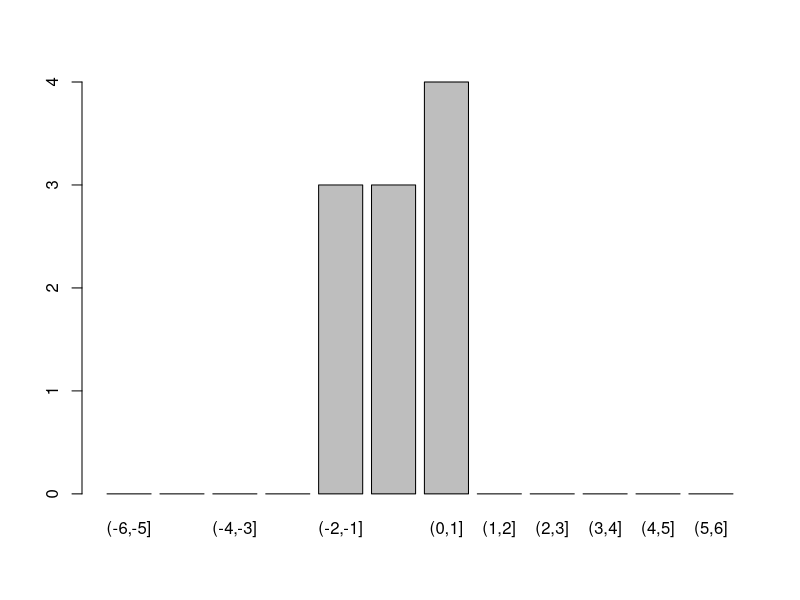
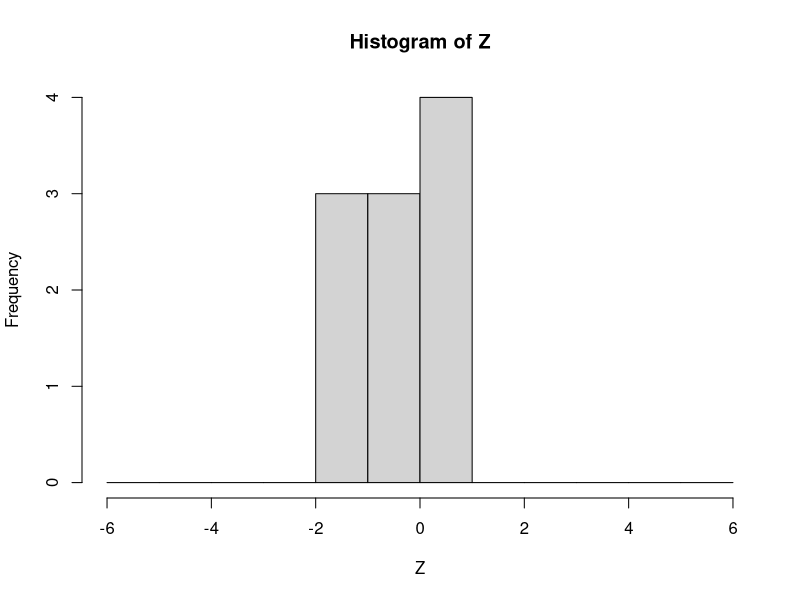

Write the R code that produced these figures, in order.
## ---- chunk 1
Pkgs <- sapply(list.files(R.home("library")), function(x)
  packageDescription(pkg = x, fields = "Priority"))
names(Pkgs[Pkgs == "base" & !is.na(Pkgs)])
## ---- chunk 2
names(Pkgs[Pkgs == "recommended" & !is.na(Pkgs)])
## ---- chunk 3
library(magrittr) # 提供管道操作 %>%
## ---- chunk 4
str(iris)
## ---- chunk 5
head(iris, 5)
tail(iris, 5)
## ---- chunk 6
class(iris)
mode(iris)
typeof(iris)
## ---- chunk 7
object.size(iris)
object.size(letters)
object.size(ls)
format(object.size(library), units = "auto")
## ---- chunk 8
str(Indometh)
summary(Indometh)
## ---- chunk 9
wide <- reshape(Indometh,
  v.names = "conc", idvar = "Subject",
  timevar = "time", direction = "wide"
)
wide[, 1:6]
## ---- chunk 10
transform(iris, scale.sl = (max(Sepal.Length) - Sepal.Length) / (max(Sepal.Length) - min(Sepal.Length))) %>% head(5)
## ---- chunk 11
subset(iris, Species == "virginica") %>% head(5)
# summary(iris$Sepal.Length)  mean(iris$Sepal.Length)
# 且的逻辑
# subset(iris, Species == "virginica" & Sepal.Length > 5.84333) %>% head(5)
subset(iris, Species == "virginica" &
  Sepal.Length > mean(Sepal.Length)) %>% head(5)
# 在行的子集范围内
subset(iris, Species %in% c("virginica", "versicolor") &
  Sepal.Length > mean(Sepal.Length)) %>% head(5)
# 在列的子集内 先选中列
subset(iris, Sepal.Length > mean(Sepal.Length),
  select = c("Sepal.Length", "Species")
) %>% head(5)
## ---- chunk 12
## sometimes requiring a logical 'subset' argument is a nuisance
nm <- rownames(state.x77)
start_with_M <- nm %in% grep("^M", nm, value = TRUE)
subset(state.x77, start_with_M, Illiteracy:Murder)
# 简化
# subset(state.x77, subset = grepl("^M", rownames(state.x77)), select = Illiteracy:Murder)
# 继续简化
subset(state.x77, grepl("^M", rownames(state.x77)), Illiteracy:Murder)
## ---- chunk 13
iris[iris$Species == "virginica", ] %>% head(5)
iris[iris$Species == "virginica" &
  iris$Sepal.Length > mean(iris$Sepal.Length), ] %>% head(5)

iris[
  iris$Species == "virginica" &
    iris$Sepal.Length > mean(iris$Sepal.Length),
  c("Sepal.Length", "Species")
] %>% head(5)
## ---- chunk 14
# 对萼片的长度排序
iris[order(iris$Species, iris$Sepal.Length), ] %>% head(5)
# 对花瓣的长度排序
iris[order(iris$Species, iris$Petal.Length), ] %>% head(5)
# 先对花瓣的宽度排序，再对花瓣的长度排序
iris[order(iris$Petal.Width, iris$Petal.Length), ] %>% head(5)
## ---- chunk 15
## Notice that assignment form is not used since a variable is being added
g <- airquality$Month
l <- split(airquality, g) # 分组
l <- lapply(l, transform, Oz.Z = scale(Ozone)) # 计算
aq2 <- unsplit(l, g) # 合并
head(aq2)
## ---- chunk 16
with(aq2, tapply(Oz.Z, Month, sd, na.rm = TRUE))
## ---- chunk 17
g <- iris$Species
l <- split(iris, g) # 分组
l <- lapply(l, transform, scale.sl = scale(Sepal.Length)) # 计算
unsplit(l, g) %>% head(5) # 合并
## ---- chunk 18
set.seed(2019)
Z <- stats::rnorm(10)
cut(Z, breaks = -6:6)
# labels = FALSE 返回每个数所落的区间位置
cut(Z, breaks = -6:6, labels = FALSE)
## ---- chunk 19
cut(Z, breaks = 3, dig.lab = 4, ordered = TRUE)
## ---- chunk 20
# 条形图
plot(cut(Z, breaks = -6:6))
# 直方图
hist(Z, breaks = -6:6)
## ---- chunk 21
labs <- levels(cut(Z, 3))
labs
## ---- chunk 22
cbind(
  lower = as.numeric(sub("\\((.+),.*", "\\1", labs)),
  upper = as.numeric(sub("[^,]*,([^]]*)\\]", "\\1", labs))
)
## ---- chunk 23
authors <- data.frame(
  ## I(*) : use character columns of names to get sensible sort order
  surname = I(c("Tukey", "Venables", "Tierney", "Ripley", "McNeil")),
  nationality = c("US", "Australia", "US", "UK", "Australia"),
  deceased = c("yes", rep("no", 4))
)
authorN <- within(authors, {
  name <- surname
  rm(surname)
})
books <- data.frame(
  name = I(c(
    "Tukey", "Venables", "Tierney",
    "Ripley", "Ripley", "McNeil", "R Core"
  )),
  title = c(
    "Exploratory Data Analysis",
    "Modern Applied Statistics ...",
    "LISP-STAT",
    "Spatial Statistics", "Stochastic Simulation",
    "Interactive Data Analysis",
    "An Introduction to R"
  ),
  other.author = c(
    NA, "Ripley", NA, NA, NA, NA,
    "Venables & Smith"
  )
)

authors
authorN
books
## ---- chunk 24
merge(authorN, books)
## ---- chunk 25
merge(authors, books, by.x = "surname", by.y = "name")
## ---- chunk 26
merge(books, authors, by.x = "name", by.y = "surname")
## ---- chunk 27
apropos("apply")
## ---- chunk 28
# 分组求和 colSums colMeans max
unique(iris$Species)
# 分类求和
# colSums(iris[iris$Species == "setosa", -5])
# colSums(iris[iris$Species == "virginica", -5])
colSums(iris[iris$Species == "versicolor", -5])
# apply(iris[iris$Species == "setosa", -5], 2, sum)
# apply(iris[iris$Species == "setosa", -5], 2, mean)
# apply(iris[iris$Species == "setosa", -5], 2, min)
# apply(iris[iris$Species == "setosa", -5], 2, max)
apply(iris[iris$Species == "setosa", -5], 2, quantile)
## ---- chunk 29
# 按分类变量 Species 分组求和
# aggregate(subset(iris, select = -Species), by = list(iris[, "Species"]), FUN = sum)
aggregate(iris[, -5], list(iris[, 5]), sum)
# 先确定位置，假设有很多分类变量
ind <- which("Species" == colnames(iris))
# 分组统计
aggregate(iris[, -ind], list(iris[, ind]), sum)
## ---- chunk 30
aggregate(Sepal.Length ~ Species, data = iris, mean)
## ---- chunk 31
tapply(iris$Sepal.Length, list(iris$Species), mean)
by(iris$Sepal.Length, iris$Species, mean)
## ---- chunk 32
aggregate(. ~ Species, data = iris, mean)
## ---- chunk 33
aggregate(Sepal.Length + Sepal.Width ~ Species, data = iris, mean)
## ---- chunk 34
# 查看数据
str(ChickWeight)
## ---- chunk 35
# head(ChickWeight)
ChickWeight
## ---- chunk 36
aggregate(weight ~ Chick, data = ChickWeight, mean)
aggregate(weight ~ Diet, data = ChickWeight, mean)
## ---- chunk 37
# 查看数据集
head(CO2)
str(CO2)
## ---- chunk 38
aggregate(uptake ~ Plant, data = CO2, mean)
aggregate(uptake ~ Type, data = CO2, mean)
aggregate(uptake ~ Treatment, data = CO2, mean)
## ---- chunk 39
aggregate(uptake ~ Type + Treatment, data = CO2, mean)
tapply(CO2$uptake, list(CO2$Type, CO2$Treatment), mean)
by(CO2$uptake, list(CO2$Type, CO2$Treatment), mean)
## ---- chunk 40
# 分组求和
# by(iris[, 1], INDICES = list(iris$Species), FUN = sum)
# by(iris[, 2], INDICES = list(iris$Species), FUN = sum)
by(iris[, 3], INDICES = list(iris$Species), FUN = sum)
by(iris[1:3], INDICES = list(iris$Species), FUN = sum)
by(iris[1:3], INDICES = list(iris$Species), FUN = summary)
by(iris, INDICES = list(iris$Species), FUN = summary)
## ---- chunk 41
str(warpbreaks)
ave(warpbreaks$breaks, warpbreaks$wool)
warpbreaks %>% head(5)
with(warpbreaks, ave(breaks, tension, FUN = function(x) mean(x, trim = 0.1)))
# 分组求和
with(warpbreaks, ave(breaks, tension, FUN = function(x) sum(x)))
# 分组求和
with(iris, ave(Sepal.Length, Species, FUN = function(x) sum(x)))
## ---- chunk 42
with(warpbreaks, table(wool, tension))
## ---- chunk 43
with(iris, table(Sepal.check = Sepal.Length > 7, Species))
with(iris, table(Sepal.check = Sepal.Length > mean(Sepal.Length), Species))
## ---- chunk 44
aiq.tab <- with(airquality, table(Oz.high = Ozone > 80, Month))
aiq.tab
## ---- chunk 45
addmargins(aiq.tab, 1:2)
## ---- chunk 46
aiq.prop <- prop.table(aiq.tab, 2)
aiq.prop
aiq.marprop <- addmargins(aiq.prop, 1)
aiq.marprop
## ---- chunk 47
round(100 * aiq.marprop, 2)
## ---- chunk 48
UCBAdmissions
UCBA2DF <- as.data.frame(UCBAdmissions)
UCBA2DF
## ---- chunk 49
UCBA2DF.tab <- xtabs(Freq ~ Gender + Admit + Dept, data = UCBA2DF)
ftable(UCBA2DF.tab)
## ---- chunk 50
prop.table(margin.table(UCBA2DF.tab, c(1, 3)), 1)
## ---- chunk 51
n <- 100000
x <- runif(n)
i <- logical(n)
i[sample(n, n / 4)] <- TRUE
microbenchmark::microbenchmark(x[i], x[which(i)], times = 1000)
## ---- chunk 52
tmp <- list(A = c(1, 2, 3), B = c("a", "b"))
tmp
tmp2 <- unlist(tmp)
tmp2
## ---- chunk 53
head(PlantGrowth)
formula(PlantGrowth) # check the default formula
pg <- unstack(PlantGrowth) # unstack according to this formula
pg
stack(pg) # now put it back together
stack(pg, select = -ctrl) # omitting one vector
## ---- chunk 54
iris$Species

class(iris$Species)

unclass(iris$Species)
## ---- chunk 55
attach(iris)
head(Species)
detach(iris)
## ---- chunk 56
with(iris, {
  head(Species)
})

aq <- within(airquality, { # Notice that multiple vars can be changed
  lOzone <- log(Ozone)
  Month <- factor(month.abb[Month])
  cTemp <- round((Temp - 32) * 5 / 9, 1) # From Fahrenheit to Celsius
  S.cT <- Solar.R / cTemp # using the newly created variable
  rm(Day, Temp)
})
head(aq)
